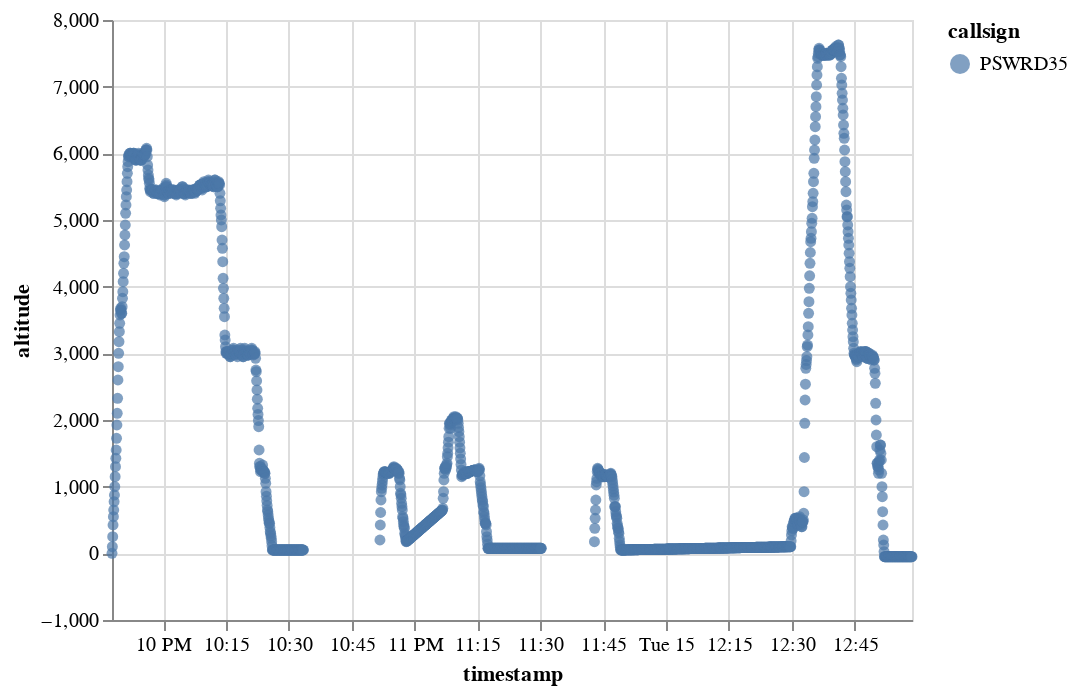

Here is the notebook cell this chart was saved with:
### Code cell
# there are obvious moments when this aircraft does not fly...
resampled = sum(segment.resample("5s") for segment in aircraft_carrier.split())
resampled[aircraft_carrier.icao24].encode("altitude").mark_circle()

### Figure 1 — Vega-Lite specification as saved in the notebook (floating-point values rounded to 4 significant figures; data arrays with more than 128 entries replaced by an {"elided": "..."} marker saying what was removed)
{"config": {"view": {"continuousWidth": 400, "continuousHeight": 300}}, "data": {"name": "data-8e4f96ffec56647ac4285ed33092d1a4"}, "mark": "circle", "encoding": {"color": {"type": "nominal", "field": "callsign"}, "x": {"type": "temporal", "field": "timestamp"}, "y": {"type": "quantitative", "field": "altitude", "title": "altitude"}}, "transform": [{"field": "timestamp", "timeUnit": "utcyearmonthdatehoursminutesseconds", "as": "timestamp"}], "$schema": "https://vega.github.io/schema/vega-lite/v4.8.1.json", "datasets": {"data-8e4f96ffec56647ac4285ed33092d1a4": {"elided": "1922 records"}}}
